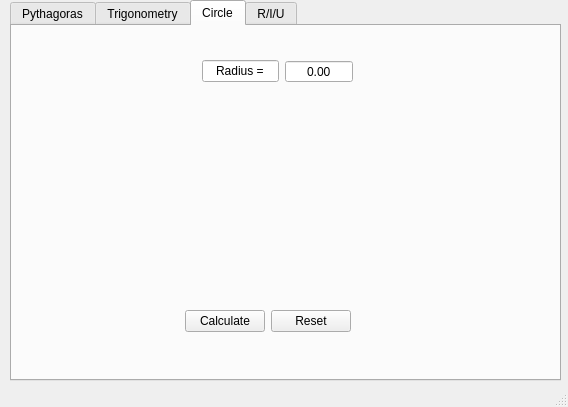
<?xml version="1.0" encoding="UTF-8"?>
<ui version="4.0">
 <class>MainWindow</class>
 <widget class="QMainWindow" name="MainWindow">
  <property name="geometry">
   <rect>
    <x>0</x>
    <y>0</y>
    <width>568</width>
    <height>407</height>
   </rect>
  </property>
  <property name="windowTitle">
   <string>MainWindow</string>
  </property>
  <property name="autoFillBackground">
   <bool>false</bool>
  </property>
  <widget class="QWidget" name="centralwidget">
   <widget class="QTabWidget" name="tabWidget">
    <property name="geometry">
     <rect>
      <x>10</x>
      <y>0</y>
      <width>551</width>
      <height>381</height>
     </rect>
    </property>
    <property name="currentIndex">
     <number>2</number>
    </property>
    <widget class="QWidget" name="Pythagoras">
     <attribute name="title">
      <string>Pythagoras</string>
     </attribute>
     <widget class="QLabel" name="Pythagoras_3">
      <property name="geometry">
       <rect>
        <x>130</x>
        <y>20</y>
        <width>281</width>
        <height>141</height>
       </rect>
      </property>
      <property name="text">
       <string/>
      </property>
      <property name="scaledContents">
       <bool>true</bool>
      </property>
     </widget>
     <widget class="QWidget" name="layoutWidget">
      <property name="geometry">
       <rect>
        <x>10</x>
        <y>200</y>
        <width>521</width>
        <height>131</height>
       </rect>
      </property>
      <layout class="QHBoxLayout" name="horizontalLayout_4">
       <item>
        <layout class="QVBoxLayout" name="verticalLayout_2">
         <item>
          <layout class="QHBoxLayout" name="horizontalLayout_7">
           <item>
            <widget class="QLineEdit" name="lineEdit_2">
             <property name="text">
              <string>a</string>
             </property>
             <property name="alignment">
              <set>Qt::AlignCenter</set>
             </property>
             <property name="readOnly">
              <bool>true</bool>
             </property>
            </widget>
           </item>
           <item>
            <widget class="QDoubleSpinBox" name="firstBox">
             <property name="alignment">
              <set>Qt::AlignCenter</set>
             </property>
             <property name="buttonSymbols">
              <enum>QAbstractSpinBox::NoButtons</enum>
             </property>
             <property name="minimum">
              <double>0.000000000000000</double>
             </property>
             <property name="maximum">
              <double>1000000.000000000000000</double>
             </property>
            </widget>
           </item>
          </layout>
         </item>
         <item>
          <layout class="QHBoxLayout" name="horizontalLayout_8">
           <item>
            <widget class="QLineEdit" name="lineEdit_3">
             <property name="text">
              <string>b</string>
             </property>
             <property name="alignment">
              <set>Qt::AlignCenter</set>
             </property>
             <property name="readOnly">
              <bool>true</bool>
             </property>
            </widget>
           </item>
           <item>
            <widget class="QDoubleSpinBox" name="secondBox">
             <property name="alignment">
              <set>Qt::AlignCenter</set>
             </property>
             <property name="buttonSymbols">
              <enum>QAbstractSpinBox::NoButtons</enum>
             </property>
             <property name="minimum">
              <double>0.000000000000000</double>
             </property>
             <property name="maximum">
              <double>1000000.000000000000000</double>
             </property>
            </widget>
           </item>
          </layout>
         </item>
         <item>
          <widget class="Line" name="line_3">
           <property name="lineWidth">
            <number>2</number>
           </property>
           <property name="orientation">
            <enum>Qt::Horizontal</enum>
           </property>
          </widget>
         </item>
         <item>
          <widget class="QLabel" name="label">
           <property name="layoutDirection">
            <enum>Qt::LeftToRight</enum>
           </property>
           <property name="text">
            <string/>
           </property>
           <property name="alignment">
            <set>Qt::AlignCenter</set>
           </property>
          </widget>
         </item>
         <item>
          <layout class="QHBoxLayout" name="horizontalLayout_9">
           <item>
            <widget class="QPushButton" name="CalculateP">
             <property name="text">
              <string>Calculate</string>
             </property>
            </widget>
           </item>
           <item>
            <widget class="QPushButton" name="ResetP">
             <property name="text">
              <string>Reset</string>
             </property>
            </widget>
           </item>
          </layout>
         </item>
        </layout>
       </item>
       <item>
        <layout class="QVBoxLayout" name="verticalLayout_5">
         <item>
          <layout class="QHBoxLayout" name="horizontalLayout_17">
           <item>
            <widget class="QLineEdit" name="lineEdit_8">
             <property name="text">
              <string>a</string>
             </property>
             <property name="alignment">
              <set>Qt::AlignCenter</set>
             </property>
             <property name="readOnly">
              <bool>true</bool>
             </property>
            </widget>
           </item>
           <item>
            <widget class="QDoubleSpinBox" name="thirdBox">
             <property name="alignment">
              <set>Qt::AlignCenter</set>
             </property>
             <property name="buttonSymbols">
              <enum>QAbstractSpinBox::NoButtons</enum>
             </property>
             <property name="minimum">
              <double>0.000000000000000</double>
             </property>
             <property name="maximum">
              <double>1000000.000000000000000</double>
             </property>
            </widget>
           </item>
          </layout>
         </item>
         <item>
          <layout class="QHBoxLayout" name="horizontalLayout_18">
           <item>
            <widget class="QLineEdit" name="lineEdit_9">
             <property name="text">
              <string>c</string>
             </property>
             <property name="alignment">
              <set>Qt::AlignCenter</set>
             </property>
             <property name="readOnly">
              <bool>true</bool>
             </property>
            </widget>
           </item>
           <item>
            <widget class="QDoubleSpinBox" name="fourthBox">
             <property name="alignment">
              <set>Qt::AlignCenter</set>
             </property>
             <property name="buttonSymbols">
              <enum>QAbstractSpinBox::NoButtons</enum>
             </property>
             <property name="minimum">
              <double>0.000000000000000</double>
             </property>
             <property name="maximum">
              <double>1000000.000000000000000</double>
             </property>
            </widget>
           </item>
          </layout>
         </item>
         <item>
          <widget class="Line" name="line_10">
           <property name="lineWidth">
            <number>2</number>
           </property>
           <property name="orientation">
            <enum>Qt::Horizontal</enum>
           </property>
          </widget>
         </item>
         <item>
          <widget class="QLabel" name="label_4">
           <property name="layoutDirection">
            <enum>Qt::LeftToRight</enum>
           </property>
           <property name="text">
            <string/>
           </property>
           <property name="alignment">
            <set>Qt::AlignCenter</set>
           </property>
          </widget>
         </item>
         <item>
          <layout class="QHBoxLayout" name="horizontalLayout_19">
           <item>
            <widget class="QPushButton" name="CalculateP_4">
             <property name="text">
              <string>Calculate</string>
             </property>
            </widget>
           </item>
           <item>
            <widget class="QPushButton" name="ResetP_4">
             <property name="text">
              <string>Reset</string>
             </property>
            </widget>
           </item>
          </layout>
         </item>
        </layout>
       </item>
       <item>
        <layout class="QVBoxLayout" name="verticalLayout_4">
         <item>
          <layout class="QHBoxLayout" name="horizontalLayout_14">
           <item>
            <widget class="QLineEdit" name="lineEdit_6">
             <property name="text">
              <string>b</string>
             </property>
             <property name="alignment">
              <set>Qt::AlignCenter</set>
             </property>
             <property name="readOnly">
              <bool>true</bool>
             </property>
            </widget>
           </item>
           <item>
            <widget class="QDoubleSpinBox" name="fifthBox">
             <property name="alignment">
              <set>Qt::AlignCenter</set>
             </property>
             <property name="buttonSymbols">
              <enum>QAbstractSpinBox::NoButtons</enum>
             </property>
             <property name="minimum">
              <double>0.000000000000000</double>
             </property>
             <property name="maximum">
              <double>1000000.000000000000000</double>
             </property>
            </widget>
           </item>
          </layout>
         </item>
         <item>
          <layout class="QHBoxLayout" name="horizontalLayout_15">
           <item>
            <widget class="QLineEdit" name="lineEdit_7">
             <property name="text">
              <string>c</string>
             </property>
             <property name="alignment">
              <set>Qt::AlignCenter</set>
             </property>
             <property name="readOnly">
              <bool>true</bool>
             </property>
            </widget>
           </item>
           <item>
            <widget class="QDoubleSpinBox" name="sixthBox">
             <property name="alignment">
              <set>Qt::AlignCenter</set>
             </property>
             <property name="buttonSymbols">
              <enum>QAbstractSpinBox::NoButtons</enum>
             </property>
             <property name="minimum">
              <double>0.000000000000000</double>
             </property>
             <property name="maximum">
              <double>1000000.000000000000000</double>
             </property>
            </widget>
           </item>
          </layout>
         </item>
         <item>
          <widget class="Line" name="line_9">
           <property name="lineWidth">
            <number>2</number>
           </property>
           <property name="orientation">
            <enum>Qt::Horizontal</enum>
           </property>
          </widget>
         </item>
         <item>
          <widget class="QLabel" name="label_3">
           <property name="layoutDirection">
            <enum>Qt::LeftToRight</enum>
           </property>
           <property name="text">
            <string/>
           </property>
           <property name="alignment">
            <set>Qt::AlignCenter</set>
           </property>
          </widget>
         </item>
         <item>
          <layout class="QHBoxLayout" name="horizontalLayout_16">
           <item>
            <widget class="QPushButton" name="CalculateP_3">
             <property name="text">
              <string>Calculate</string>
             </property>
            </widget>
           </item>
           <item>
            <widget class="QPushButton" name="ResetP_3">
             <property name="text">
              <string>Reset</string>
             </property>
            </widget>
           </item>
          </layout>
         </item>
        </layout>
       </item>
      </layout>
     </widget>
    </widget>
    <widget class="QWidget" name="Trigonometry">
     <attribute name="title">
      <string>Trigonometry</string>
     </attribute>
     <widget class="QLabel" name="sine">
      <property name="geometry">
       <rect>
        <x>170</x>
        <y>40</y>
        <width>341</width>
        <height>71</height>
       </rect>
      </property>
      <property name="tabletTracking">
       <bool>false</bool>
      </property>
      <property name="focusPolicy">
       <enum>Qt::NoFocus</enum>
      </property>
      <property name="autoFillBackground">
       <bool>true</bool>
      </property>
      <property name="text">
       <string/>
      </property>
      <property name="scaledContents">
       <bool>false</bool>
      </property>
     </widget>
     <widget class="QLabel" name="cosine">
      <property name="geometry">
       <rect>
        <x>10</x>
        <y>120</y>
        <width>351</width>
        <height>71</height>
       </rect>
      </property>
      <property name="autoFillBackground">
       <bool>true</bool>
      </property>
      <property name="text">
       <string/>
      </property>
      <property name="scaledContents">
       <bool>false</bool>
      </property>
     </widget>
     <widget class="QLabel" name="tangent">
      <property name="geometry">
       <rect>
        <x>280</x>
        <y>200</y>
        <width>261</width>
        <height>121</height>
       </rect>
      </property>
      <property name="autoFillBackground">
       <bool>true</bool>
      </property>
      <property name="text">
       <string/>
      </property>
      <property name="scaledContents">
       <bool>false</bool>
      </property>
     </widget>
     <widget class="QLabel" name="cotangent">
      <property name="geometry">
       <rect>
        <x>0</x>
        <y>200</y>
        <width>251</width>
        <height>121</height>
       </rect>
      </property>
      <property name="autoFillBackground">
       <bool>true</bool>
      </property>
      <property name="text">
       <string/>
      </property>
      <property name="scaledContents">
       <bool>false</bool>
      </property>
     </widget>
     <widget class="Line" name="line_4">
      <property name="geometry">
       <rect>
        <x>0</x>
        <y>190</y>
        <width>551</width>
        <height>16</height>
       </rect>
      </property>
      <property name="lineWidth">
       <number>2</number>
      </property>
      <property name="orientation">
       <enum>Qt::Horizontal</enum>
      </property>
     </widget>
     <widget class="Line" name="line_5">
      <property name="geometry">
       <rect>
        <x>0</x>
        <y>110</y>
        <width>551</width>
        <height>16</height>
       </rect>
      </property>
      <property name="lineWidth">
       <number>2</number>
      </property>
      <property name="orientation">
       <enum>Qt::Horizontal</enum>
      </property>
     </widget>
     <widget class="Line" name="line_6">
      <property name="geometry">
       <rect>
        <x>260</x>
        <y>200</y>
        <width>16</width>
        <height>171</height>
       </rect>
      </property>
      <property name="lineWidth">
       <number>2</number>
      </property>
      <property name="orientation">
       <enum>Qt::Vertical</enum>
      </property>
     </widget>
     <widget class="Line" name="line_7">
      <property name="geometry">
       <rect>
        <x>0</x>
        <y>30</y>
        <width>551</width>
        <height>16</height>
       </rect>
      </property>
      <property name="lineWidth">
       <number>2</number>
      </property>
      <property name="orientation">
       <enum>Qt::Horizontal</enum>
      </property>
     </widget>
     <widget class="QWidget" name="layoutWidget">
      <property name="geometry">
       <rect>
        <x>180</x>
        <y>10</y>
        <width>151</width>
        <height>22</height>
       </rect>
      </property>
      <layout class="QHBoxLayout" name="horizontalLayout_11">
       <item>
        <widget class="QLineEdit" name="lineEdit">
         <property name="text">
          <string>Degrees (x) =</string>
         </property>
         <property name="readOnly">
          <bool>true</bool>
         </property>
        </widget>
       </item>
       <item>
        <widget class="QDoubleSpinBox" name="Degrees">
         <property name="alignment">
          <set>Qt::AlignCenter</set>
         </property>
         <property name="buttonSymbols">
          <enum>QAbstractSpinBox::NoButtons</enum>
         </property>
         <property name="minimum">
          <double>-1.000000000000000</double>
         </property>
         <property name="maximum">
          <double>1000000.000000000000000</double>
         </property>
        </widget>
       </item>
      </layout>
     </widget>
     <widget class="QLabel" name="sineRes">
      <property name="geometry">
       <rect>
        <x>50</x>
        <y>60</y>
        <width>61</width>
        <height>31</height>
       </rect>
      </property>
      <property name="text">
       <string/>
      </property>
     </widget>
     <widget class="QLabel" name="cosRes">
      <property name="geometry">
       <rect>
        <x>430</x>
        <y>140</y>
        <width>61</width>
        <height>31</height>
       </rect>
      </property>
      <property name="text">
       <string/>
      </property>
     </widget>
     <widget class="QLabel" name="cotanRes">
      <property name="geometry">
       <rect>
        <x>20</x>
        <y>330</y>
        <width>221</width>
        <height>21</height>
       </rect>
      </property>
      <property name="text">
       <string/>
      </property>
      <property name="alignment">
       <set>Qt::AlignCenter</set>
      </property>
     </widget>
     <widget class="QLabel" name="tanRes">
      <property name="geometry">
       <rect>
        <x>300</x>
        <y>330</y>
        <width>211</width>
        <height>21</height>
       </rect>
      </property>
      <property name="text">
       <string/>
      </property>
      <property name="alignment">
       <set>Qt::AlignCenter</set>
      </property>
     </widget>
    </widget>
    <widget class="QWidget" name="Circle">
     <attribute name="title">
      <string>Circle</string>
     </attribute>
     <widget class="QWidget" name="">
      <property name="geometry">
       <rect>
        <x>20</x>
        <y>70</y>
        <width>501</width>
        <height>191</height>
       </rect>
      </property>
      <layout class="QHBoxLayout" name="horizontalLayout_10">
       <item>
        <widget class="QLabel" name="label_2">
         <property name="text">
          <string/>
         </property>
        </widget>
       </item>
       <item>
        <widget class="QLabel" name="label_8">
         <property name="text">
          <string/>
         </property>
        </widget>
       </item>
      </layout>
     </widget>
     <widget class="QWidget" name="">
      <property name="geometry">
       <rect>
        <x>190</x>
        <y>10</y>
        <width>151</width>
        <height>71</height>
       </rect>
      </property>
      <layout class="QHBoxLayout" name="horizontalLayout_12">
       <item>
        <widget class="QLineEdit" name="lineEdit_4">
         <property name="text">
          <string>Radius =</string>
         </property>
         <property name="alignment">
          <set>Qt::AlignCenter</set>
         </property>
         <property name="readOnly">
          <bool>true</bool>
         </property>
        </widget>
       </item>
       <item>
        <widget class="QDoubleSpinBox" name="doubleSpinBox">
         <property name="alignment">
          <set>Qt::AlignCenter</set>
         </property>
         <property name="buttonSymbols">
          <enum>QAbstractSpinBox::NoButtons</enum>
         </property>
         <property name="maximum">
          <double>1000000.000000000000000</double>
         </property>
        </widget>
       </item>
      </layout>
     </widget>
     <widget class="QWidget" name="">
      <property name="geometry">
       <rect>
        <x>30</x>
        <y>260</y>
        <width>451</width>
        <height>71</height>
       </rect>
      </property>
      <layout class="QHBoxLayout" name="horizontalLayout_25">
       <item>
        <widget class="QLabel" name="label_9">
         <property name="text">
          <string/>
         </property>
         <property name="alignment">
          <set>Qt::AlignCenter</set>
         </property>
        </widget>
       </item>
       <item>
        <layout class="QHBoxLayout" name="horizontalLayout_13">
         <item>
          <widget class="QPushButton" name="pushButton_7">
           <property name="text">
            <string>Calculate</string>
           </property>
          </widget>
         </item>
         <item>
          <widget class="QPushButton" name="pushButton_8">
           <property name="text">
            <string>Reset</string>
           </property>
          </widget>
         </item>
        </layout>
       </item>
       <item>
        <widget class="QLabel" name="label_10">
         <property name="text">
          <string/>
         </property>
         <property name="alignment">
          <set>Qt::AlignCenter</set>
         </property>
        </widget>
       </item>
      </layout>
     </widget>
    </widget>
    <widget class="QWidget" name="Resistance">
     <attribute name="title">
      <string>R/I/U</string>
     </attribute>
     <widget class="QLabel" name="electro">
      <property name="geometry">
       <rect>
        <x>10</x>
        <y>10</y>
        <width>511</width>
        <height>131</height>
       </rect>
      </property>
      <property name="text">
       <string/>
      </property>
      <property name="scaledContents">
       <bool>true</bool>
      </property>
     </widget>
     <widget class="QWidget" name="layoutWidget">
      <property name="geometry">
       <rect>
        <x>10</x>
        <y>160</y>
        <width>521</width>
        <height>181</height>
       </rect>
      </property>
      <layout class="QHBoxLayout" name="horizontalLayout_24">
       <item>
        <layout class="QVBoxLayout" name="verticalLayout">
         <item>
          <layout class="QHBoxLayout" name="horizontalLayout">
           <item>
            <widget class="QLineEdit" name="lineEdit_10">
             <property name="text">
              <string>U</string>
             </property>
             <property name="alignment">
              <set>Qt::AlignCenter</set>
             </property>
             <property name="readOnly">
              <bool>true</bool>
             </property>
            </widget>
           </item>
           <item>
            <widget class="QDoubleSpinBox" name="tension">
             <property name="alignment">
              <set>Qt::AlignCenter</set>
             </property>
             <property name="buttonSymbols">
              <enum>QAbstractSpinBox::NoButtons</enum>
             </property>
             <property name="minimum">
              <double>-1000000000.000000000000000</double>
             </property>
             <property name="maximum">
              <double>1000000000.000000000000000</double>
             </property>
            </widget>
           </item>
          </layout>
         </item>
         <item>
          <layout class="QHBoxLayout" name="horizontalLayout_2">
           <item>
            <widget class="QLineEdit" name="lineEdit_11">
             <property name="text">
              <string>R</string>
             </property>
             <property name="alignment">
              <set>Qt::AlignCenter</set>
             </property>
             <property name="readOnly">
              <bool>true</bool>
             </property>
            </widget>
           </item>
           <item>
            <widget class="QDoubleSpinBox" name="doubleSpinBox_2">
             <property name="alignment">
              <set>Qt::AlignCenter</set>
             </property>
             <property name="buttonSymbols">
              <enum>QAbstractSpinBox::NoButtons</enum>
             </property>
             <property name="minimum">
              <double>-1000000000.000000000000000</double>
             </property>
             <property name="maximum">
              <double>1000000000.000000000000000</double>
             </property>
            </widget>
           </item>
          </layout>
         </item>
         <item>
          <widget class="Line" name="line">
           <property name="frameShadow">
            <enum>QFrame::Sunken</enum>
           </property>
           <property name="lineWidth">
            <number>2</number>
           </property>
           <property name="orientation">
            <enum>Qt::Horizontal</enum>
           </property>
          </widget>
         </item>
         <item>
          <widget class="QLabel" name="label_5">
           <property name="text">
            <string/>
           </property>
           <property name="alignment">
            <set>Qt::AlignCenter</set>
           </property>
          </widget>
         </item>
         <item>
          <layout class="QHBoxLayout" name="horizontalLayout_3">
           <item>
            <widget class="QPushButton" name="pushButton">
             <property name="text">
              <string>Calculate</string>
             </property>
            </widget>
           </item>
           <item>
            <widget class="QPushButton" name="pushButton_2">
             <property name="text">
              <string>Reset</string>
             </property>
            </widget>
           </item>
          </layout>
         </item>
        </layout>
       </item>
       <item>
        <layout class="QVBoxLayout" name="verticalLayout_7">
         <item>
          <layout class="QHBoxLayout" name="horizontalLayout_21">
           <item>
            <widget class="QLineEdit" name="lineEdit_12">
             <property name="text">
              <string>I</string>
             </property>
             <property name="alignment">
              <set>Qt::AlignCenter</set>
             </property>
             <property name="readOnly">
              <bool>true</bool>
             </property>
            </widget>
           </item>
           <item>
            <widget class="QDoubleSpinBox" name="intensity">
             <property name="alignment">
              <set>Qt::AlignCenter</set>
             </property>
             <property name="buttonSymbols">
              <enum>QAbstractSpinBox::NoButtons</enum>
             </property>
             <property name="minimum">
              <double>-1000000000.000000000000000</double>
             </property>
             <property name="maximum">
              <double>1000000000.000000000000000</double>
             </property>
            </widget>
           </item>
          </layout>
         </item>
         <item>
          <layout class="QHBoxLayout" name="horizontalLayout_22">
           <item>
            <widget class="QLineEdit" name="lineEdit_15">
             <property name="text">
              <string>R</string>
             </property>
             <property name="alignment">
              <set>Qt::AlignCenter</set>
             </property>
             <property name="readOnly">
              <bool>true</bool>
             </property>
            </widget>
           </item>
           <item>
            <widget class="QDoubleSpinBox" name="doubleSpinBox_8">
             <property name="alignment">
              <set>Qt::AlignCenter</set>
             </property>
             <property name="buttonSymbols">
              <enum>QAbstractSpinBox::NoButtons</enum>
             </property>
             <property name="minimum">
              <double>-1000000000.000000000000000</double>
             </property>
             <property name="maximum">
              <double>1000000000.000000000000000</double>
             </property>
            </widget>
           </item>
          </layout>
         </item>
         <item>
          <widget class="Line" name="line_11">
           <property name="frameShadow">
            <enum>QFrame::Sunken</enum>
           </property>
           <property name="lineWidth">
            <number>2</number>
           </property>
           <property name="orientation">
            <enum>Qt::Horizontal</enum>
           </property>
          </widget>
         </item>
         <item>
          <widget class="QLabel" name="label_6">
           <property name="text">
            <string/>
           </property>
           <property name="alignment">
            <set>Qt::AlignCenter</set>
           </property>
          </widget>
         </item>
         <item>
          <layout class="QHBoxLayout" name="horizontalLayout_23">
           <item>
            <widget class="QPushButton" name="pushButton_5">
             <property name="text">
              <string>Calculate</string>
             </property>
            </widget>
           </item>
           <item>
            <widget class="QPushButton" name="pushButton_6">
             <property name="text">
              <string>Reset</string>
             </property>
            </widget>
           </item>
          </layout>
         </item>
        </layout>
       </item>
       <item>
        <layout class="QVBoxLayout" name="verticalLayout_6">
         <item>
          <layout class="QHBoxLayout" name="horizontalLayout_5">
           <item>
            <widget class="QLineEdit" name="lineEdit_13">
             <property name="text">
              <string>U</string>
             </property>
             <property name="alignment">
              <set>Qt::AlignCenter</set>
             </property>
             <property name="readOnly">
              <bool>true</bool>
             </property>
            </widget>
           </item>
           <item>
            <widget class="QDoubleSpinBox" name="tension2">
             <property name="alignment">
              <set>Qt::AlignCenter</set>
             </property>
             <property name="buttonSymbols">
              <enum>QAbstractSpinBox::NoButtons</enum>
             </property>
             <property name="minimum">
              <double>-1000000000.000000000000000</double>
             </property>
             <property name="maximum">
              <double>1000000000.000000000000000</double>
             </property>
            </widget>
           </item>
          </layout>
         </item>
         <item>
          <layout class="QHBoxLayout" name="horizontalLayout_6">
           <item>
            <widget class="QLineEdit" name="lineEdit_14">
             <property name="text">
              <string>I</string>
             </property>
             <property name="alignment">
              <set>Qt::AlignCenter</set>
             </property>
             <property name="readOnly">
              <bool>true</bool>
             </property>
            </widget>
           </item>
           <item>
            <widget class="QDoubleSpinBox" name="doubleSpinBox_5">
             <property name="alignment">
              <set>Qt::AlignCenter</set>
             </property>
             <property name="buttonSymbols">
              <enum>QAbstractSpinBox::NoButtons</enum>
             </property>
             <property name="minimum">
              <double>-1000000000.000000000000000</double>
             </property>
             <property name="maximum">
              <double>1000000000.000000000000000</double>
             </property>
            </widget>
           </item>
          </layout>
         </item>
         <item>
          <widget class="Line" name="line_2">
           <property name="frameShadow">
            <enum>QFrame::Sunken</enum>
           </property>
           <property name="lineWidth">
            <number>2</number>
           </property>
           <property name="orientation">
            <enum>Qt::Horizontal</enum>
           </property>
          </widget>
         </item>
         <item>
          <widget class="QLabel" name="label_7">
           <property name="text">
            <string/>
           </property>
           <property name="alignment">
            <set>Qt::AlignCenter</set>
           </property>
          </widget>
         </item>
         <item>
          <layout class="QHBoxLayout" name="horizontalLayout_20">
           <item>
            <widget class="QPushButton" name="pushButton_3">
             <property name="text">
              <string>Calculate</string>
             </property>
            </widget>
           </item>
           <item>
            <widget class="QPushButton" name="pushButton_4">
             <property name="text">
              <string>Reset</string>
             </property>
            </widget>
           </item>
          </layout>
         </item>
        </layout>
       </item>
      </layout>
     </widget>
    </widget>
   </widget>
  </widget>
  <widget class="QMenuBar" name="menubar">
   <property name="geometry">
    <rect>
     <x>0</x>
     <y>0</y>
     <width>568</width>
     <height>21</height>
    </rect>
   </property>
  </widget>
  <widget class="QStatusBar" name="statusbar"/>
 </widget>
 <resources/>
 <connections/>
</ui>
